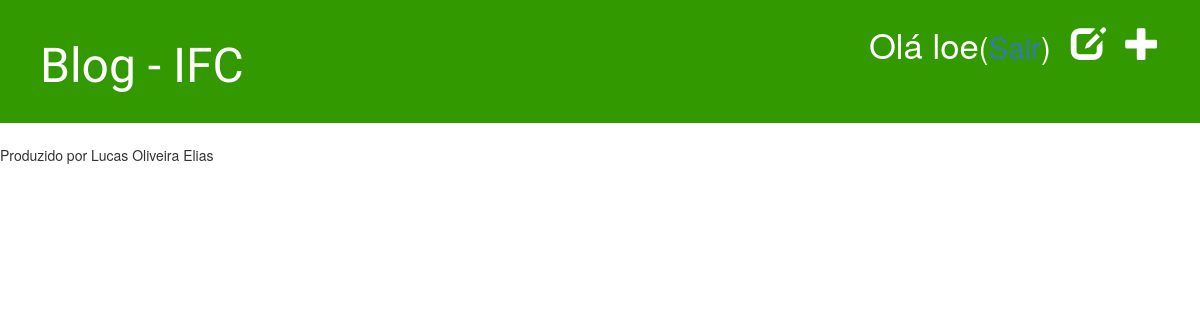
Page /drafts/ (signed in) on the earlier database version.
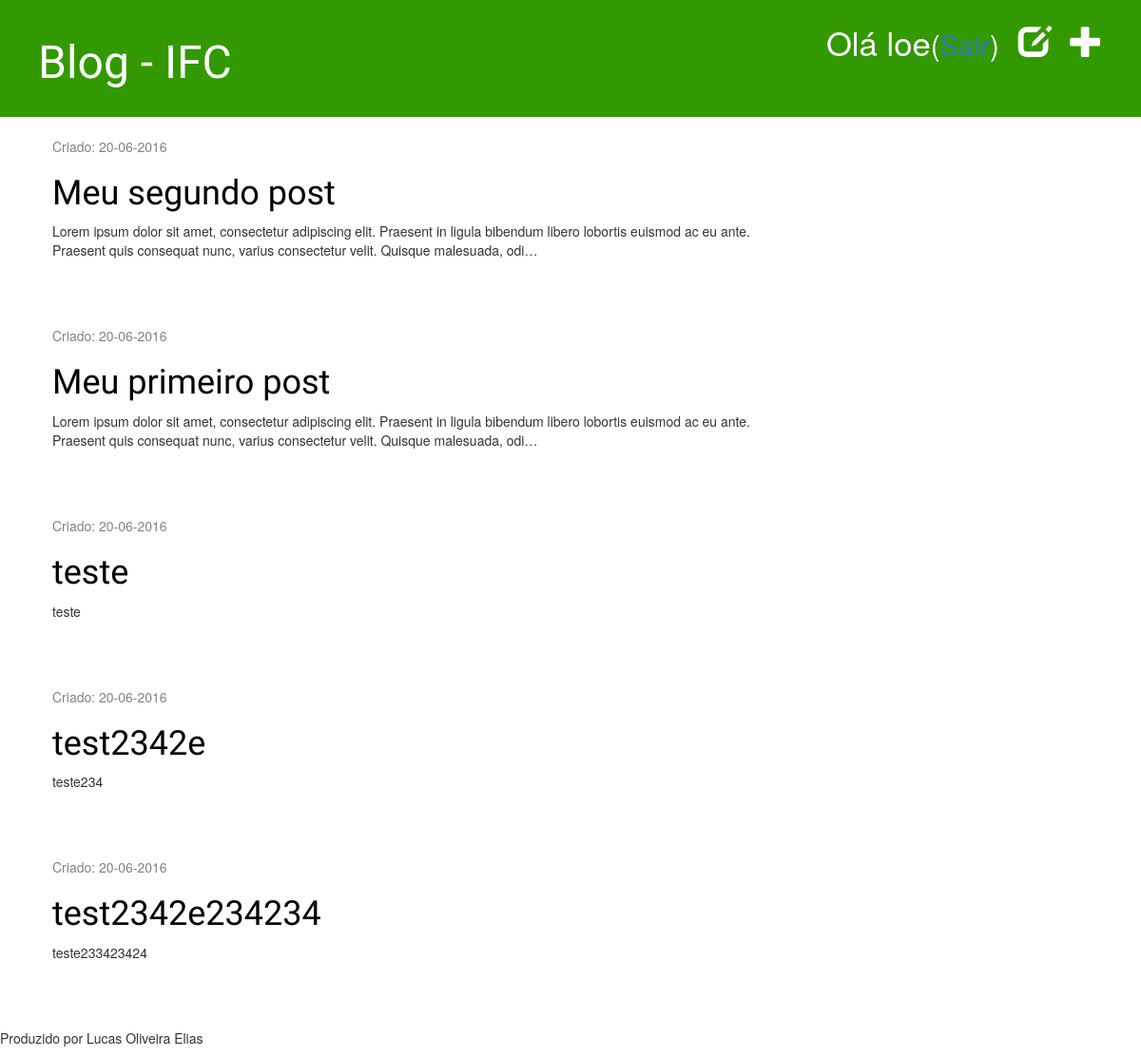
Same page on the later database version.
### blog/models.py (models this page shows, shortened)
class Post(models.Model):
    autor = models.ForeignKey('auth.User')
    titulo = models.CharField(max_length=200)
    texto = models.TextField()
    data_criacao = models.DateTimeField(
        default=timezone.now)
    data_publicacao = models.DateTimeField(
        blank=True, null=True)

### blog/views.py (the view)
# urls.py: url(r'^drafts/$', views.post_draft_list, name='post_draft_list'),
@login_required
def post_draft_list(request):
    posts = Post.objects.filter(data_publicacao__isnull=True).order_by(
        'data_criacao')
    return render(request, 'blog/post_draft_list.html', {'posts': posts})

### blog/templates/blog/post_draft_list.html
{% extends 'blog/base.html' %}
{% block content %}
  {% for post in posts %}
    <div class="post">
      <p class="date">Criado: {{ post.data_criacao|date:'d-m-Y' }}</p>
      <h1><a href="{% url 'blog.views.post_detail' pk=post.pk %}">
        {{ post.titulo }}</a></h1>
      <p>{{ post.texto|truncatechars:200 }}</p>
    </div>
  {% endfor %}
{% endblock %}

### blog/templates/blog/base.html (shortened to what this page needs)
{% load staticfiles %}
<!DOCTYPE html SYSTEM "about:legacy-compat">
<html>
   <head>
      <link rel="stylesheet" href="//maxcdn.bootstrapcdn.com/bootstrap/3.2.0/css/bootstrap.min.css">
      <link rel="stylesheet" href="//maxcdn.bootstrapcdn.com/bootstrap/3.2.0/css/bootstrap-theme.min.css">
      <link rel="stylesheet" href="{% static 'css/blog.css' %}">
   </head>
   <body>
      <header class="page-header">
        {% if user.is_authenticated %}
          <a href="{% url 'post_new' %}" class="top-menu"><span class="glyphicon glyphicon-plus"></span></a>
          <a href="{% url 'post_draft_list' %}" class="top-menu"><span class="glyphicon glyphicon-edit"></span></a>
          <p class="top-menu">Olá {{ user.username }}<small>(<a href="{% url 'logout' %}">Sair</a>)</small></p>
        {% else %}
          <a href="{% url 'login' %}" class="top-menu"><span class="glyphicon glyphicon-lock"></span></a>
        {% endif %}
        <h1><a href="{% url 'blog.views.post_list' %}">Blog - IFC</a></h1>
      </header>
      <div class="content container">
          <div class="row">
              <div class="col-md-8">
                  {% block content %}
                  {% endblock %}
              </div>
          </div>
      </div>
      <footer>
        <p>
          Produzido por Lucas Oliveira Elias
        </p>
      </footer>
   </body>
</html>

### blog/static/css/blog.css (style rules this page uses)
.page-header { background-color: #339900; margin-top: 0; padding: 20px 20px 20px 40px; }
.page-header h1, .page-header h1 a, .page-header h1 a:visited, .page-header h1 a:active { color: #ffffff; font-size: 36pt; text-decoration: none; }
.content { margin-left: 40px; }
h1, h2, h3, h4 { font-family: 'Lobster', cursive; }
.date { color: #828282; }
.top-menu, .top-menu:hover, .top-menu:visited { color: #ffffff; float: right; font-size: 26pt; margin-right: 20px; }
.post { margin-bottom: 70px; }
.post h1 a, .post h1 a:visited { color: #000000; }

Differences in the rows shown:
added Post: data_criacao "20-06-2016", titulo "Meu segundo post", texto "Lorem ipsum dolor sit amet, consectetur adipiscing elit. Praesent in ligula bibendum libero lobortis euismod ac eu ante. Praesent quis consequat nunc, varius consectetur velit. Quisque malesuada, odi…"
added Post: data_criacao "20-06-2016", titulo "Meu primeiro post", texto "Lorem ipsum dolor sit amet, consectetur adipiscing elit. Praesent in ligula bibendum libero lobortis euismod ac eu ante. Praesent quis consequat nunc, varius consectetur velit. Quisque malesuada, odi…"
added Post: data_criacao "20-06-2016", titulo "teste", texto "teste"
added Post: data_criacao "20-06-2016", titulo "test2342e", texto "teste234"
added Post: data_criacao "20-06-2016", titulo "test2342e234234", texto "teste233423424"
